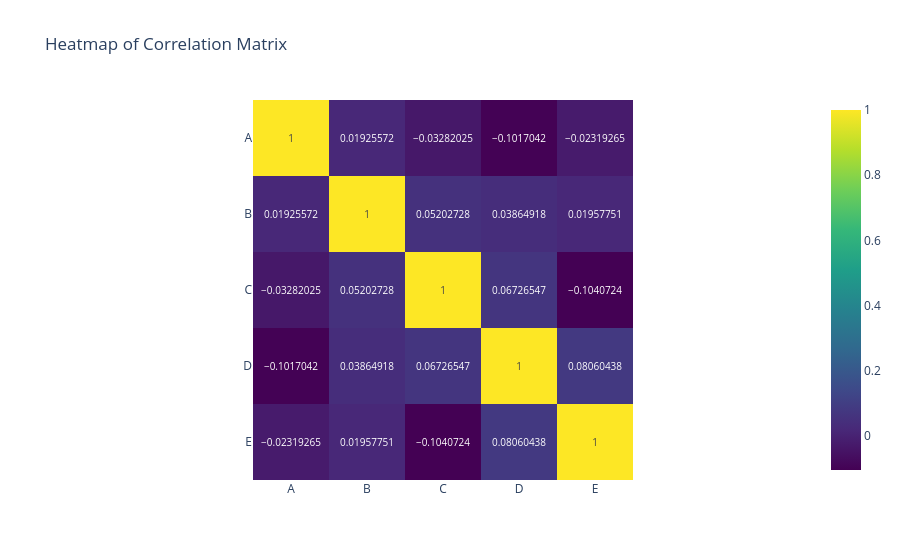
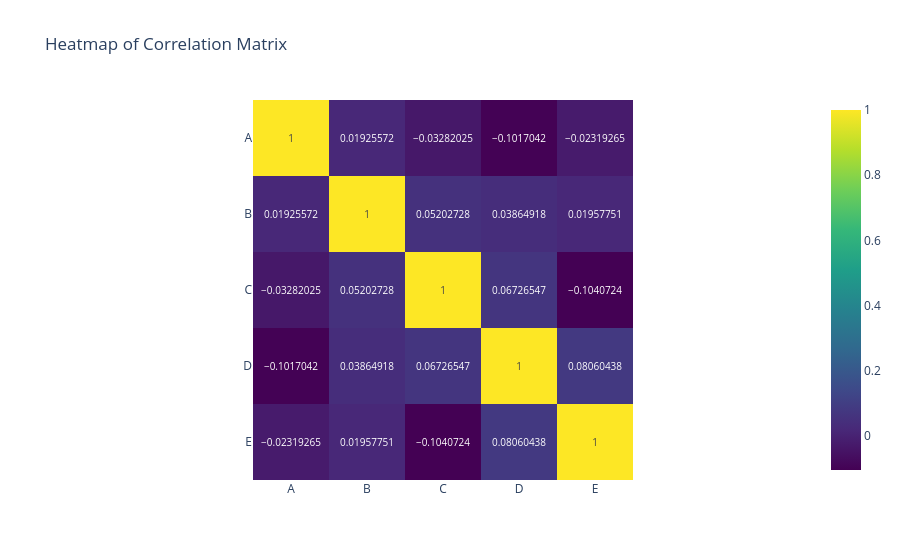

Notebook code cell kept with these figures, in order:
### Code cell
# Example 7: Correlation Matrix of Features
import pandas as pd
import numpy as np
from plot_agent.agent import PlotAgent


df = pd.DataFrame(np.random.randn(200, 5), columns=list("ABCDE"))

agent = PlotAgent()
agent.set_df(df)

# Initial plot
response = agent.process_message(
    "Compute and display a heatmap of the correlation matrix between the five features."
)
fig = agent.get_figure()
fig.show()

# Follow-up iteration
response = agent.process_message(
    "Mask the upper triangle, annotate each cell with the correlation coefficient (two decimals), and apply a diverging color scale."
)
fig = agent.get_figure()
fig.show()

### Figure 1 — Plotly figure (JSON) as saved in the notebook; plotly's stock layout.template omitted (floating-point values rounded to 4 significant figures)
{"data": [{"coloraxis": "coloraxis", "hovertemplate": "x: %{x}<br>y: %{y}<br>color: %{z}<extra></extra>", "name": "0", "texttemplate": "%{z}", "type": "heatmap", "x": ["A", "B", "C", "D", "E"], "xaxis": "x", "y": ["A", "B", "C", "D", "E"], "yaxis": "y", "z": [[1.0, 0.01926, -0.03282, -0.1017, -0.02319], [0.01926, 1.0, 0.05203, 0.03865, 0.01958], [-0.03282, 0.05203, 1.0, 0.06727, -0.1041], [-0.1017, 0.03865, 0.06727, 1.0, 0.0806], [-0.02319, 0.01958, -0.1041, 0.0806, 1.0]]}], "layout": {"coloraxis": {"colorscale": [[0.0, "#440154"], [0.1111, "#482878"], [0.2222, "#3e4989"], [0.3333, "#31688e"], [0.4444, "#26828e"], [0.5556, "#1f9e89"], [0.6667, "#35b779"], [0.7778, "#6ece58"], [0.8889, "#b5de2b"], [1.0, "#fde725"]]}, "title": {"text": "Heatmap of Correlation Matrix"}, "xaxis": {"anchor": "y", "constrain": "domain", "domain": [0.0, 1.0], "scaleanchor": "y"}, "yaxis": {"anchor": "x", "autorange": "reversed", "constrain": "domain", "domain": [0.0, 1.0]}}}

### Figure 2 — Plotly figure (JSON) as saved in the notebook; plotly's stock layout.template omitted (floating-point values rounded to 4 significant figures)
{"data": [{"coloraxis": "coloraxis", "hovertemplate": "x: %{x}<br>y: %{y}<br>color: %{z}<extra></extra>", "name": "0", "texttemplate": "%{z}", "type": "heatmap", "x": ["A", "B", "C", "D", "E"], "xaxis": "x", "y": ["A", "B", "C", "D", "E"], "yaxis": "y", "z": [[1.0, 0.01926, -0.03282, -0.1017, -0.02319], [0.01926, 1.0, 0.05203, 0.03865, 0.01958], [-0.03282, 0.05203, 1.0, 0.06727, -0.1041], [-0.1017, 0.03865, 0.06727, 1.0, 0.0806], [-0.02319, 0.01958, -0.1041, 0.0806, 1.0]]}], "layout": {"coloraxis": {"colorscale": [[0.0, "#440154"], [0.1111, "#482878"], [0.2222, "#3e4989"], [0.3333, "#31688e"], [0.4444, "#26828e"], [0.5556, "#1f9e89"], [0.6667, "#35b779"], [0.7778, "#6ece58"], [0.8889, "#b5de2b"], [1.0, "#fde725"]]}, "title": {"text": "Heatmap of Correlation Matrix"}, "xaxis": {"anchor": "y", "constrain": "domain", "domain": [0.0, 1.0], "scaleanchor": "y"}, "yaxis": {"anchor": "x", "autorange": "reversed", "constrain": "domain", "domain": [0.0, 1.0]}}}
